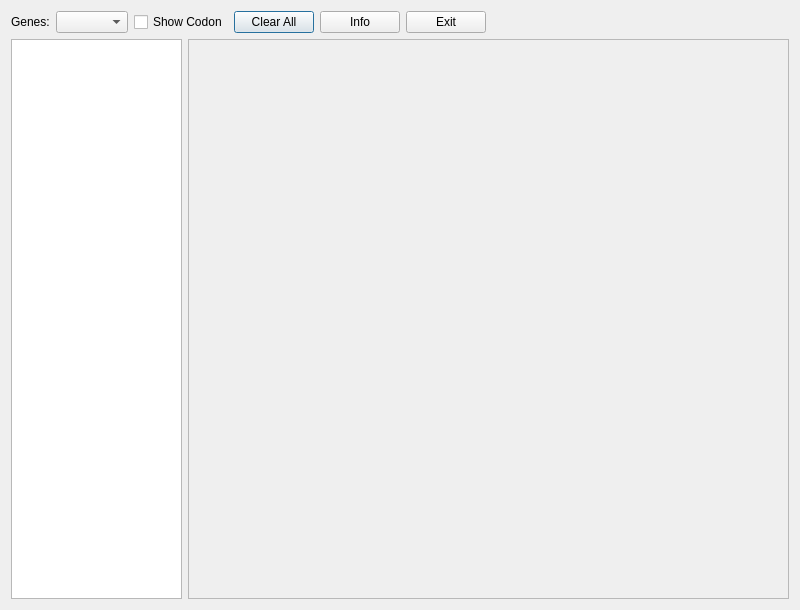
<?xml version="1.0" encoding="UTF-8"?>
<ui version="4.0">
 <class>AlignmentDlg</class>
 <widget class="QDialog" name="AlignmentDlg">
  <property name="geometry">
   <rect>
    <x>0</x>
    <y>0</y>
    <width>800</width>
    <height>609</height>
   </rect>
  </property>
  <property name="windowTitle">
   <string>Dialog</string>
  </property>
  <property name="windowIcon">
   <iconset resource="../hla.qrc">
    <normaloff>:/png/images/about.png</normaloff>:/png/images/about.png</iconset>
  </property>
  <layout class="QGridLayout" name="gridLayout">
   <item row="0" column="0" colspan="2">
    <layout class="QHBoxLayout" name="horizontalLayout">
     <item>
      <widget class="QLabel" name="label">
       <property name="text">
        <string>Genes:</string>
       </property>
      </widget>
     </item>
     <item>
      <widget class="QComboBox" name="comboBox"/>
     </item>
     <item>
      <widget class="QCheckBox" name="checkBox">
       <property name="text">
        <string>Show Codon</string>
       </property>
      </widget>
     </item>
     <item>
      <widget class="QPushButton" name="btnClear">
       <property name="text">
        <string>Clear All</string>
       </property>
      </widget>
     </item>
     <item>
      <widget class="QPushButton" name="btnInfo">
       <property name="text">
        <string>Info</string>
       </property>
      </widget>
     </item>
     <item>
      <widget class="QPushButton" name="btnExit">
       <property name="text">
        <string>Exit</string>
       </property>
      </widget>
     </item>
     <item>
      <spacer name="horizontalSpacer">
       <property name="orientation">
        <enum>Qt::Horizontal</enum>
       </property>
       <property name="sizeHint" stdset="0">
        <size>
         <width>40</width>
         <height>20</height>
        </size>
       </property>
      </spacer>
     </item>
    </layout>
   </item>
   <item row="1" column="0">
    <widget class="QListWidget" name="listWidget">
     <property name="minimumSize">
      <size>
       <width>171</width>
       <height>560</height>
      </size>
     </property>
     <property name="maximumSize">
      <size>
       <width>171</width>
       <height>16777215</height>
      </size>
     </property>
    </widget>
   </item>
   <item row="1" column="1">
    <widget class="QScrollArea" name="scrollArea">
     <property name="horizontalScrollBarPolicy">
      <enum>Qt::ScrollBarAlwaysOff</enum>
     </property>
     <property name="sizeAdjustPolicy">
      <enum>QAbstractScrollArea::AdjustToContents</enum>
     </property>
     <property name="widgetResizable">
      <bool>false</bool>
     </property>
     <widget class="QWidget" name="scrollAreaWidgetContents">
      <property name="geometry">
       <rect>
        <x>0</x>
        <y>0</y>
        <width>603</width>
        <height>558</height>
       </rect>
      </property>
     </widget>
    </widget>
   </item>
  </layout>
 </widget>
 <resources>
  <include location="../hla.qrc"/>
 </resources>
 <connections/>
</ui>
